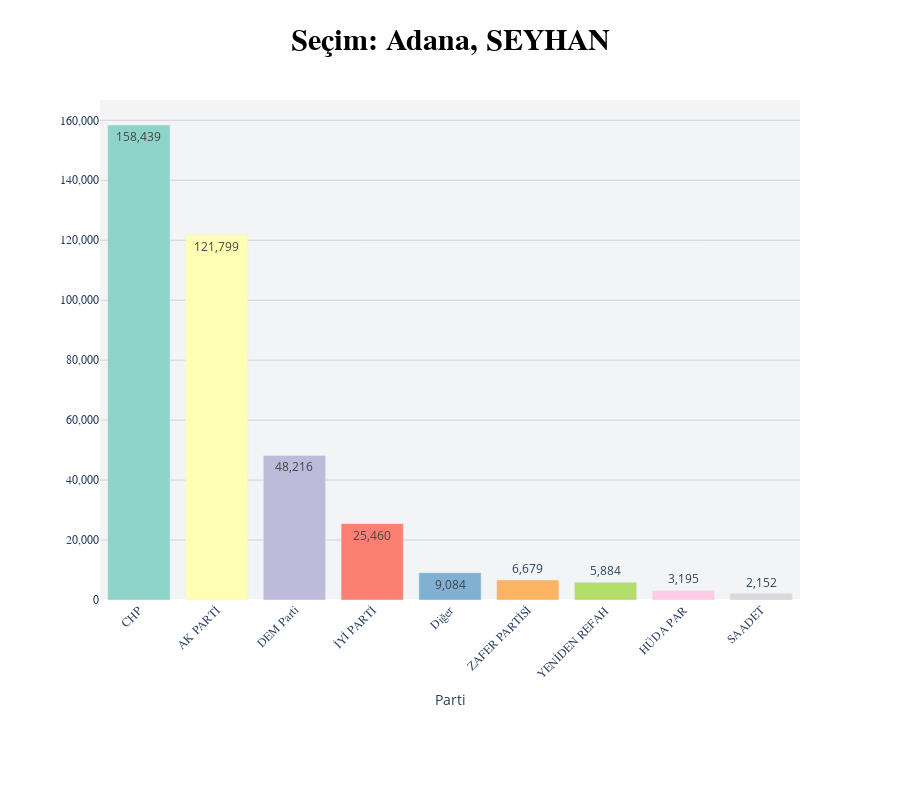

Notebook source saved alongside this figure:
### Code cell
def population_elections_plot(df_election: pd.DataFrame, city_code: int = 1, province_code=None, height=600, width=None):
    # Only City
    if province_code == None:
        selected_df = df_election[(df_election["il kayit no"]==city_code)].sum()[7:-2]
        labels = selected_df.index.to_list()
        values = selected_df.to_list()
        title_text=f"Seçim: {city_code_map.get(city_code, "Şehir Bulunamadı").capitalize()}"

    # City and Province
    else:
        selected_df = df_election[(df_election["il kayit no"]==city_code) & (df_election["ilçe kayit no"]==province_code)]
        labels = selected_df.columns[7:-2].to_list()
        values = selected_df[selected_df.columns[7:-2].to_list()].iloc[0]
        title_text=f"Seçim: {city_code_map.get(city_code, "Şehir Bulunamadı").capitalize()}, {selected_df.iloc[0, 2]}"



    # Group smaller categories into "Other"
    threshold = 0.005 * sum(values)
    labels_grouped = []
    values_grouped = []
    other_value = 0

    for label, value in zip(labels, values):
        if value < threshold:
            other_value += value
        else:
            labels_grouped.append(label)
            values_grouped.append(value)

    if other_value > 0:
        labels_grouped.append('Diğer')
        values_grouped.append(other_value)
        
    sorted_labels_values = sorted(zip(values_grouped, labels_grouped), reverse=True)
    values_grouped_sorted, labels_grouped_sorted = zip(*sorted_labels_values)

    fig = go.Figure(
        data=[
            go.Bar(
                name="",
                x=labels_grouped_sorted,
                y=values_grouped_sorted,
                text=values_grouped_sorted,
                texttemplate="%{text:,}",
                textposition='auto',
                marker=dict(color=px.colors.qualitative.Set3),
                hovertemplate="%{label}: %{value}",

            )
        ]
    )

    fig.update_layout(design)
    # Update layout for the bar chart
    fig.update_layout(
        title_text=title_text,
        height=800,
        margin=dict(t=100, b=200, l=100, r=100),
        xaxis_title="Parti",
        yaxis_title="",
        xaxis_showgrid=False,
    )

    return fig

population_elections_plot(df_election, 1, 1).show()

### Figure 1 — Plotly figure (JSON) as saved in the notebook; plotly's stock layout.template omitted (floating-point values rounded to 4 significant figures)
{"data": [{"hovertemplate": "%{label}: %{value}", "marker": {"color": ["rgb(141,211,199)", "rgb(255,255,179)", "rgb(190,186,218)", "rgb(251,128,114)", "rgb(128,177,211)", "rgb(253,180,98)", "rgb(179,222,105)", "rgb(252,205,229)", "rgb(217,217,217)", "rgb(188,128,189)", "rgb(204,235,197)", "rgb(255,237,111)"]}, "name": "", "text": ["158439", "121799", "48216", "25460", "9084", "6679", "5884", "3195", "2152"], "textposition": "auto", "texttemplate": "%{text:,}", "type": "bar", "x": ["CHP", "AK PARTİ", "DEM Parti", "İYİ PARTİ", "Diğer", "ZAFER PARTİSİ", "YENİDEN REFAH", "HÜDA PAR", "SAADET"], "y": [158439, 121799, 48216, 25460, 9084, 6679, 5884, 3195, 2152]}], "layout": {"height": 800, "margin": {"b": 200, "l": 100, "r": 100, "t": 100}, "plot_bgcolor": "#f3f4f6", "title": {"font": {"color": "black", "family": "Verdana", "size": 30, "weight": "bold"}, "text": "Seçim: Adana, SEYHAN", "x": 0.5, "xanchor": "center"}, "xaxis": {"gridcolor": "lightgray", "showgrid": false, "tickangle": -45, "tickfont": {"family": "Verdana", "size": 12}, "title": {"text": "Parti"}}, "yaxis": {"gridcolor": "lightgray", "showgrid": true, "tickfont": {"family": "Verdana", "size": 12}, "tickformat": ",", "title": {"text": ""}}}}
